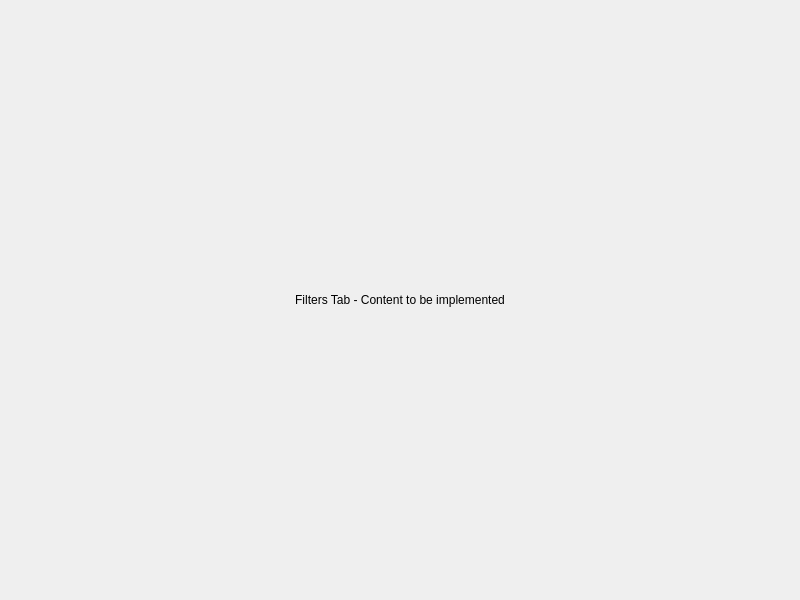
<?xml version="1.0" encoding="UTF-8"?>
<ui version="4.0">
 <class>FiltersTab</class>
 <widget class="QWidget" name="FiltersTab">
  <property name="geometry">
   <rect>
    <x>0</x>
    <y>0</y>
    <width>800</width>
    <height>600</height>
   </rect>
  </property>
  <property name="windowTitle">
   <string>Filters</string>
  </property>
  <layout class="QVBoxLayout" name="verticalLayout">
   <item>
    <widget class="QLabel" name="label">
     <property name="text">
      <string>Filters Tab - Content to be implemented</string>
     </property>
     <property name="alignment">
      <set>Qt::AlignCenter</set>
     </property>
    </widget>
   </item>
  </layout>
 </widget>
 <resources/>
 <connections/>
</ui>
